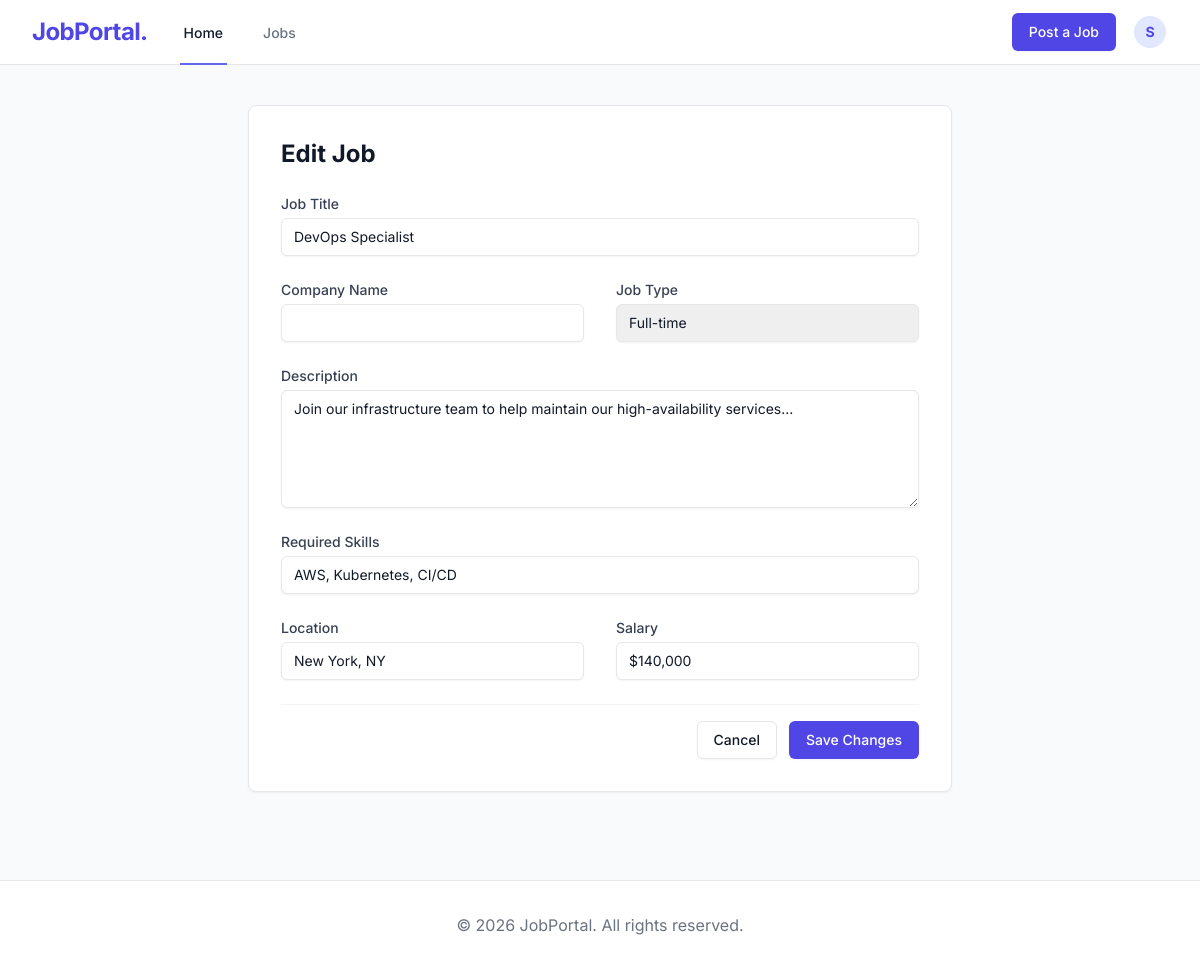
The app's page /jobs/2/update/ (signed in) with its own data.
### jobs/models.py (models this page shows, shortened)
class Job(models.Model):
    JOB_TYPE_CHOICES = (
        ('Full-time', 'Full-time'),
        ('Part-time', 'Part-time'),
        ('Remote', 'Remote'),
        ('Contract', 'Contract'),
    )
    recruiter = models.ForeignKey(User, on_delete=models.CASCADE, related_name='posted_jobs')
    title = models.CharField(max_length=200)
    company_name = models.CharField(max_length=200, blank=True, null=True)
    location = models.CharField(max_length=150)
    salary = models.CharField(max_length=100, blank=True, null=True)
    skills = models.CharField(max_length=255, blank=True, null=True)
    description = models.TextField()
    job_type = models.CharField(max_length=50, choices=JOB_TYPE_CHOICES, default='Full-time')
    posted_on = models.DateTimeField(auto_now_add=True)
    is_active = models.BooleanField(default=True)
    class Meta:
        ordering = ['-posted_on']

### jobs/views.py (the view, shortened to what this page needs)
# urls.py: path('<int:pk>/update/', views.JobUpdateView.as_view(), name='job_update'),
@method_decorator(recruiter_required, name='dispatch')
class JobUpdateView(UpdateView):
    model = Job
    template_name = 'jobs/job_form.html'
    fields = ['title', 'company_name', 'job_type', 'description', 'skills', 'location', 'salary']
    success_url = reverse_lazy('dashboard')
    def get_queryset(self):
        return Job.objects.filter(recruiter=self.request.user)

### templates/jobs/job_form.html (shortened to what this page needs)
{% extends 'base.html' %}
{% block content %}
<div class="max-w-3xl mx-auto px-4 sm:px-6 lg:px-8 py-10">
    <div class="card p-6 sm:p-8">
        <h2 class="text-2xl font-bold text-gray-900 mb-6">{% if object %}Edit Job{% else %}Post a New Job{% endif %}</h2>
        <form method="POST" class="space-y-6">
            <div class="grid grid-cols-1 gap-y-6 sm:grid-cols-2 sm:gap-x-8">
                <div class="sm:col-span-2">
                    <label for="id_title" class="block text-sm font-medium text-gray-700">Job Title</label>
                    <div class="mt-1">
                        <input type="text" name="title" id="id_title" value="{{ form.title.value|default:'' }}" required class="input-field">
                    </div>
                </div>
                <div>
                    <label for="id_company_name" class="block text-sm font-medium text-gray-700">Company Name</label>
                    <div class="mt-1">
                        <input type="text" name="company_name" id="id_company_name" value="{{ form.company_name.value|default:'' }}" class="input-field">
                    </div>
                </div>
                <div>
                    <label for="id_job_type" class="block text-sm font-medium text-gray-700">Job Type</label>
                    <div class="mt-1">
                        <select name="job_type" id="id_job_type" class="input-field">
                            <option value="Full-time" {% if form.job_type.value == 'Full-time' %}selected{% endif %}>Full-time</option>
                        </select>
                    </div>
                </div>
                <div class="sm:col-span-2">
                    <label for="id_description" class="block text-sm font-medium text-gray-700">Description</label>
                    <div class="mt-1">
                        <textarea name="description" id="id_description" rows="5" required class="input-field">{{ form.description.value|default:'' }}</textarea>
                    </div>
                </div>
                <div class="sm:col-span-2">
                    <label for="id_skills" class="block text-sm font-medium text-gray-700">Required Skills</label>
                    <div class="mt-1">
                        <input type="text" name="skills" id="id_skills" value="{{ form.skills.value|default:'' }}" placeholder="e.g. Python, Django, React" class="input-field">
                    </div>
                </div>
                <div>
                    <label for="id_location" class="block text-sm font-medium text-gray-700">Location</label>
                    <div class="mt-1">
                        <input type="text" name="location" id="id_location" value="{{ form.location.value|default:'' }}" required class="input-field">
                    </div>
                </div>
                <div>
                    <label for="id_salary" class="block text-sm font-medium text-gray-700">Salary</label>
                    <div class="mt-1">
                        <input type="text" name="salary" id="id_salary" value="{{ form.salary.value|default:'' }}" placeholder="e.g. $80,000 - $100,000" class="input-field">
                    </div>
                </div>
            </div>
            <div class="flex justify-end pt-4 border-t border-gray-100 space-x-3">
                <a href="{% url 'dashboard' %}" class="btn-secondary">Cancel</a>
                <button type="submit" class="btn-primary">{% if object %}Save Changes{% else %}Post Job{% endif %}</button>
            </div>
        </form>
    </div>
</div>
{% endblock %}

### templates/base.html (shortened to what this page needs)
<!DOCTYPE html>
<html lang="en">
<head>
    <script src="https://cdn.tailwindcss.com"></script>
</head>
<body class="antialiased min-h-screen flex flex-col bg-brand-bg text-brand-text" x-data="{ mobileMenuOpen: false }">
    <nav class="bg-brand-surface border-b border-brand-border sticky top-0 z-50">
        <div class="max-w-7xl mx-auto px-4 sm:px-6 lg:px-8">
            <div class="flex justify-between h-16">
                <div class="flex">
                    <div class="shrink-0 flex items-center">
                        <a href="{% url 'home' %}" class="text-2xl font-bold text-indigo-600 tracking-tight">JobPortal.</a>
                    </div>
                    <div class="hidden sm:-my-px sm:ml-8 sm:flex sm:space-x-8">
                        <a href="{% url 'home' %}" class="inline-flex items-center px-1 pt-1 border-b-2 border-indigo-500 text-sm font-medium text-gray-900">Home</a>
                        <a href="{% url 'job_list' %}" class="inline-flex items-center px-1 pt-1 border-b-2 border-transparent text-sm font-medium text-gray-500 hover:text-gray-700 hover:border-gray-300">Jobs</a>
                    </div>
                </div>
                <div class="hidden sm:ml-6 sm:flex sm:items-center space-x-4">
                    {% if user.is_authenticated %}
                        {% if user.profile.role == 'RECRUITER' %}
                            <a href="{% url 'job_create' %}" class="btn-primary">Post a Job</a>
                        {% endif %}
                        <div class="ml-3 relative" x-data="{ open: false }">
                            <div>
                                <button @click="open = !open" @click.away="open = false" type="button" class="flex text-sm border-2 border-transparent rounded-full focus:outline-none focus:border-indigo-300 transition duration-150 ease-in-out" id="user-menu-button" aria-expanded="false" aria-haspopup="true">
                                    {% if user.profile.avatar %}
                                        <img class="h-8 w-8 rounded-full object-cover" src="{{ user.profile.avatar.url }}" alt="">
                                    {% else %}
                                        <div class="h-8 w-8 rounded-full bg-indigo-100 flex items-center justify-center text-brand-accent font-bold">
                                            {{ user.username|make_list|first|upper }}
                                        </div>
                                    {% endif %}
                                </button>
                            </div>
                        </div>
                    {% else %}
                        <a href="{% url 'login' %}" class="text-sm font-medium text-brand-muted hover:text-brand-text transition-colors">Log in</a>
                        <a href="{% url 'register' %}" class="btn-primary">Sign up</a>
                    {% endif %}
                </div>
            </div>
        </div>
    </nav>
    <main class="flex-grow">
        {% block content %}{% endblock %}
    </main>
    <footer class="bg-brand-surface mt-12 border-t border-brand-border">
        <div class="max-w-7xl mx-auto py-8 px-4 sm:px-6 lg:px-8">
            <p class="mt-8 text-base text-brand-muted md:mt-0 md:order-1 text-center">
                &copy; {% now "Y" %} JobPortal. All rights reserved.
            </p>
        </div>
    </footer>
</body>
</html>

### templates/base.html (style rules this page uses)
body { font-family: 'Inter', sans-serif; background-color: theme('colors.brand.bg'); color: theme('colors.brand.text'); }

### records on screen
Job: title "DevOps Specialist", job_type "Full-time", description "Join our infrastructure team to help maintain our high-availability services...", skills "AWS, Kubernetes, CI/CD", location "New York, NY", salary "$140,000"

### other values on screen
{{ user.username|make_list|first|upper }} "S"
